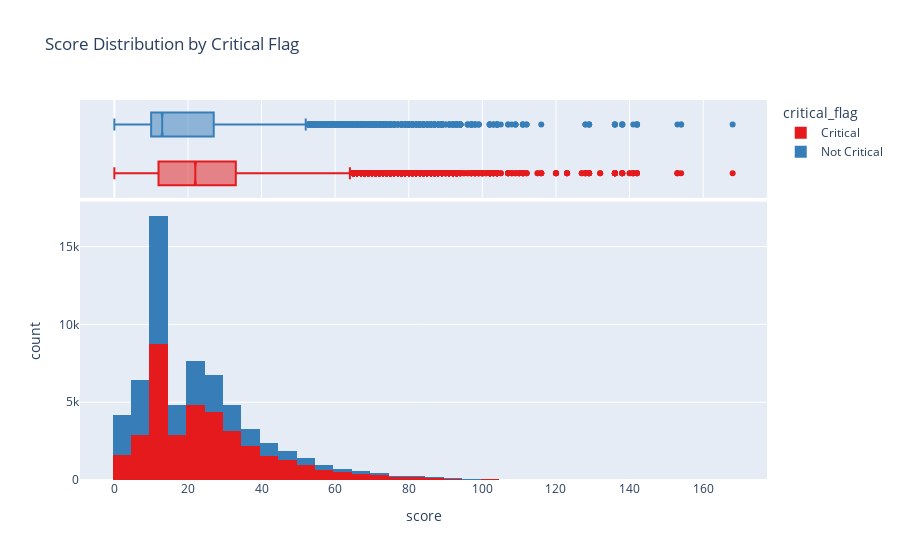

Notebook code for this chart:
### Code cell
fig = px.histogram(
    gdf.sort_values(by='critical_flag'),
    x='score',
    color='critical_flag',
    marginal='box',
    nbins=50,
    title='Score Distribution by Critical Flag',
    color_discrete_sequence=px.colors.qualitative.Set1
)
fig.show()

### Figure 1 — Plotly figure (JSON) as saved in the notebook; plotly's stock layout.template omitted (floating-point values rounded to 4 significant figures; data arrays with more than 128 entries replaced by an {"elided": "..."} marker saying what was removed)
{"data": [{"bingroup": "x", "hovertemplate": "critical_flag=Critical<br>score=%{x}<br>count=%{y}<extra></extra>", "legendgroup": "Critical", "marker": {"color": "rgb(228,26,28)", "pattern": {"shape": ""}}, "name": "Critical", "nbinsx": 50, "orientation": "v", "showlegend": true, "type": "histogram", "x": {"elided": "36949 float values"}, "xaxis": "x", "yaxis": "y"}, {"hovertemplate": "critical_flag=Critical<br>score=%{x}<extra></extra>", "legendgroup": "Critical", "marker": {"color": "rgb(228,26,28)"}, "name": "Critical", "notched": true, "showlegend": false, "type": "box", "x": {"elided": "36949 float values"}, "xaxis": "x2", "yaxis": "y2"}, {"bingroup": "x", "hovertemplate": "critical_flag=Not Critical<br>score=%{x}<br>count=%{y}<extra></extra>", "legendgroup": "Not Critical", "marker": {"color": "rgb(55,126,184)", "pattern": {"shape": ""}}, "name": "Not Critical", "nbinsx": 50, "orientation": "v", "showlegend": true, "type": "histogram", "x": {"elided": "27337 float values"}, "xaxis": "x", "yaxis": "y"}, {"hovertemplate": "critical_flag=Not Critical<br>score=%{x}<extra></extra>", "legendgroup": "Not Critical", "marker": {"color": "rgb(55,126,184)"}, "name": "Not Critical", "notched": true, "showlegend": false, "type": "box", "x": {"elided": "27337 float values"}, "xaxis": "x2", "yaxis": "y2"}], "layout": {"barmode": "relative", "legend": {"title": {"text": "critical_flag"}, "tracegroupgap": 0}, "title": {"text": "Score Distribution by Critical Flag"}, "xaxis": {"anchor": "y", "domain": [0, 1], "title": {"text": "score"}}, "xaxis2": {"anchor": "y2", "domain": [0, 1], "matches": "x", "showgrid": true, "showticklabels": false}, "yaxis": {"anchor": "x", "domain": [0, 0.7326], "title": {"text": "count"}}, "yaxis2": {"anchor": "x2", "domain": [0.7426, 1], "matches": "y2", "showgrid": false, "showline": false, "showticklabels": false, "ticks": ""}}}
